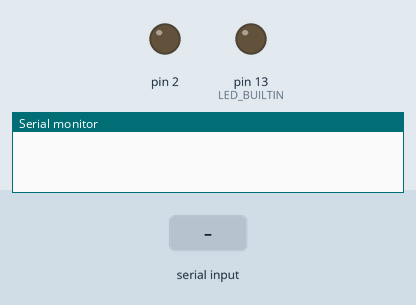
Recording of a program running on a simulated Arduino Uno, built with avr-gcc and run on an emulated ATmega328P. On the bench: output pins drawn as LEDs (lit = HIGH), the last lines printed to the serial monitor. Dashed ring = blinking. Inputs (shaded band) come from the test bench.

Above: at 2.2 s.
2.3 s: "1\n" received over Serial
At 10.3 s:
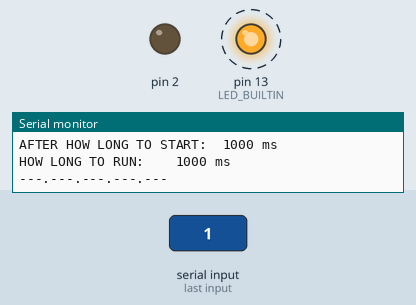
At 60.6 s:
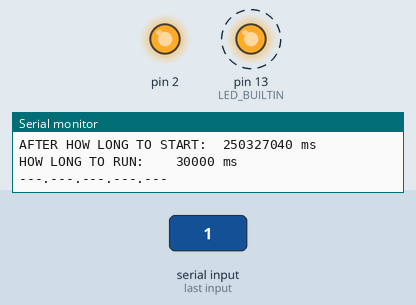
Timing chart, 0 to 62.5 s (numbered marks = the images above; inputs shaded):
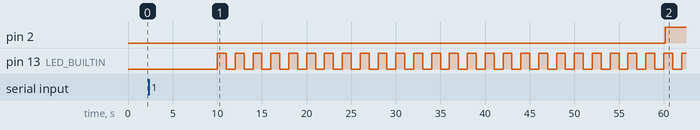

The program:

main.cpp
```cpp
#include <Arduino.h>
#include "./task/Device.hpp"
#include "./task/WaterPump.hpp"
#include "./task/Log.hpp"
#include "./task/Time.hpp"

typedef struct
{
    WaterPump *waterPump;
} componentDictionary;

const componentDictionary componentArray[]{
    new WaterPump("TEST", LED_BUILTIN, Time::second(1), Time::second(1), Time::second(10)),
    new WaterPump("RED-BLACK", 2, Time::hour(12), Time::second(30), Time::minute(1)),
    new WaterPump("YELLOW-GREEN", 4, Time::hour(12), Time::second(30), Time::minute(2)),
    new WaterPump("BLUE-WHITE", 7, Time::hour(12), Time::second(30), Time::minute(3))};

void setup()
{
    delay(1000);

    Log(9600);
    Log::message("SETUP PROGRAM");

    for (auto &i : componentArray)
    {
        auto component = i.waterPump;
        component->description();
    }
}

void loop()
{
    for (auto &i : componentArray)
    {
        auto current = i.waterPump;
        current->runTask();
    }
}
```

Actions.cpp
```cpp
#include "Actions.hpp"

Actions::Actions() {}

Actions::~Actions() {}

void Actions::switchOnPin(uint8_t pin)
{
    Log::message("ACTION:\tSwitch off pin:\t\t" + String(pin));
    pinMode(pin, OUTPUT);
    digitalWrite(pin, HIGH);
}

void Actions::switchOffPin(uint8_t pin)
{
    Log::message("ACTION:\tSwitch on pin:\t\t" + String(pin));
    pinMode(pin, OUTPUT);
    digitalWrite(pin, LOW);
}
```

Actions.hpp
```cpp
#if !defined(ACTIONS_HPP)
#define ACTIONS_HPP

#include <Arduino.h>
#include "Log.hpp"

class Actions
{
private:
    /* data */
public:
    Actions();
    ~Actions();
protected:
    virtual void switchOnPin(uint8_t pin) final;
    virtual void switchOffPin(uint8_t pin) final;
};

#endif // ACTIONS_HPP
```

Device.cpp
```cpp
#include "Device.hpp"

Device::Device(String id, uint8_t pin, unsigned long afterHowLongToStart, unsigned long howLongToRun)
{
    this->_id = id;
    this->_pin = pin;
    this->_afterHowLongToStart = afterHowLongToStart;
    this->_howLongToRun = howLongToRun;
}

Device::~Device()
{
}

/*void Device::task(void (*t)())
{
    _currentMillis = millis();
    if ((_isTurnOn == HIGH) && (_currentMillis - _previousMillis >= _afterHowLongToStart))
    {
        t();

        _previousMillis = _currentMillis; // Remember the time
    }
    else if ((_isTurnOn == LOW) && (_currentMillis - _previousMillis >= _howLongToRun))
    {
        t();

        _previousMillis = _currentMillis; // Remember the time
    }
}*/

void Device::turnSwitchPinOff()
{
    _isTurnOn = LOW;
    switchOnPin(_pin); // Turn it off
    description();
}

void Device::turnSwitchPinOn()
{
    _isTurnOn = HIGH;
    switchOffPin(_pin); // Turn it on
    description();
}

void Device::description()
{
}

void Device::runTask()
{
}

/*void Device::description()
{
    String status = _isTurnOn ? "YES" : "NO";
    String msg = "WATER_PUMP:\t\t\t" + String(_id) + "\nPIN N°:\t\t\t\t" + String(_pin) +
                 "\nIS TURN ON:\t\t\t" + status +
                 +"\nAFTER HOW LONG TO START:\t" + String(_afterHowLongToStart) + " ms" +
                 +"\nHOW LONG TO RUN:\t\t" + String(_howLongToRun) + " ms";

    Log::message(msg);
}*/

/*void Device::runTask()
{
    _currentMillis = millis();

    if ((_isTurnOn == HIGH) && (_currentMillis - _previousMillis >= _howLongToRun))
    {
        turnSwitchPinOff();

        _previousMillis = _currentMillis;
    }
    else if ((_isTurnOn == LOW) && (_currentMillis - _previousMillis >= _afterHowLongToStart))
    {
        turnSwitchPinOn();

        _previousMillis = _currentMillis;
    }
}*/
```

Device.hpp
```cpp
#if !defined(DEVICE)
#define DEVICE

#include <Arduino.h>
#include "Actions.hpp"
#include "Log.hpp"

class Device : public Actions
{
private:
    bool _isTurnOn = HIGH;
    uint8_t _pin;
    unsigned long _afterHowLongToStart;
    unsigned long _howLongToRun;
    unsigned long _currentMillis;
    unsigned long _previousMillis;
    String _id;
    String _description;
    //void task(void (*t)());
    void turnSwitchPinOn();
    void turnSwitchPinOff();

public:
    Device(String id, uint8_t pin, unsigned long afterHowLongToStart, unsigned long howLongToRun);
    ~Device();

    virtual void runTask();
    virtual void description();
};

#endif // DEVICE
```

Log.cpp
```cpp
#include "Log.hpp"

Log::Log(unsigned long baud)
{
    if (baud > 0)
        Serial.begin(baud);
    else
        Serial.begin(9600);
}

Log::~Log()
{
}

void Log::message(String msg, bool isFrameVisible)
{
    if (Serial.available())
    {
        Serial.print(msg);
        printFrame(isFrameVisible);
    }
}

void Log::printFrame(bool isFrameVisible)
{
    if (isFrameVisible)
    {
        Serial.print('\n');
        Serial.print(F("---.---.---.---.---"));
    }

    Serial.print("\n\n");
}

void Log::error(String msg, bool isFrameVisible)
{
    if (Serial.available())
    {
        printFrame(isFrameVisible);

        Serial.print("ERR: ");
        Serial.print(msg);
        Serial.print('\n');

        printFrame(isFrameVisible);
    }
}
```

Log.hpp
```cpp
#if !defined(LOG_HPP)
#define LOG_HPP

#include <Arduino.h>

class Log
{
private:
    static void printFrame(bool isFrameVisible);
public:
    Log(unsigned long);
    ~Log();

    static void message(String msg, bool isFrameVisible = true);
    static void error(String msg, bool isFrameVisible = true);
};

#endif // LOG_HPP
```

Time.cpp
```cpp
#include "Time.hpp"

Time::Time(/* args */)
{
}

Time::~Time()
{
}

unsigned long Time::day(uint8_t days)
{
    return days * DAY;
}

unsigned long Time::hour(uint8_t hours)
{
    return hours * HOUR;
}

unsigned long Time::minute(uint8_t minutes)
{
    return minutes * MINUTE;
}

unsigned long Time::second(uint8_t seconds)
{
    return seconds * SECOND;
}
```

Time.hpp
```cpp
#if !defined(TIME_HPP)
#define TIME_HPP

#include <Arduino.h>

class Time
{
private:
    static const unsigned long SECOND = 1000UL;
    static const unsigned long MINUTE = 60U * SECOND;
    static const unsigned long HOUR = 60U * MINUTE * SECOND;
    static const unsigned long DAY = 24U * HOUR * SECOND;

public:
    Time(/* args */);
    ~Time();

    static unsigned long day(uint8_t days);
    static unsigned long hour(uint8_t hours);
    static unsigned long minute(uint8_t minutes);
    static unsigned long second(uint8_t seconds);
};

#endif // TIME_HPP
```

WaterPump.cpp
```cpp
#include "WaterPump.hpp"

WaterPump::WaterPump(String id, uint8_t pin, unsigned long afterHowLongToStart, unsigned long howLongToRun, unsigned long offset)
{
    this->_id = id;
    this->_pin = pin;
    this->_afterHowLongToStart = afterHowLongToStart;
    this->_howLongToRun = howLongToRun;
    this->_offset = offset;
}

WaterPump::~WaterPump()
{
}

/*void WaterPump::task(void (*t)())
{
    _currentMillis = millis();
    if ((_isTurnOn == HIGH) && (_currentMillis - _previousMillis >= _afterHowLongToStart))
    {
        t();

        _previousMillis = _currentMillis; // Remember the time
    }
    else if ((_isTurnOn == LOW) && (_currentMillis - _previousMillis >= _howLongToRun))
    {
        t();

        _previousMillis = _currentMillis; // Remember the time
    }
}*/

void WaterPump::turnSwitchPinOff()
{
    _isTurnOn = LOW;
    switchOnPin(_pin); // Turn it off
    description();
}

void WaterPump::turnSwitchPinOn()
{
    _isTurnOn = HIGH;
    switchOffPin(_pin); // Turn it on
    description();
}

void WaterPump::description()
{
    String status = _isTurnOn ? "YES" : "NO";
    String msg = "WATER_PUMP:\t\t\t" + String(_id) + "\nPIN N°:\t\t\t\t" + String(_pin) + "\nIS TURN ON:\t\t\t" + status +
                 +"\nAFTER HOW LONG TO START:\t" + String(_afterHowLongToStart) + " ms" +
                 +"\nHOW LONG TO RUN:\t\t" + String(_howLongToRun) + " ms";

    Log::message(msg);
}

void WaterPump::runTask()
{
    _currentMillis = millis();

    if (_currentMillis <= _offset)
    {
        return;
    }

    if ((_isTurnOn == HIGH) && (_currentMillis - _previousMillis >= _howLongToRun))
    {
        turnSwitchPinOff();

        _previousMillis = _currentMillis;
    }
    else if ((_isTurnOn == LOW) && (_currentMillis - _previousMillis >= _afterHowLongToStart))
    {
        turnSwitchPinOn();

        _previousMillis = _currentMillis;
    }
}
```

WaterPump.hpp
```cpp
#if !defined(WATER_PUMP_HPP)
#define WATER_PUMP_HPP

#include <Arduino.h>
//#include "Device.hpp"
#include "Actions.hpp"
#include "Log.hpp"

class WaterPump : Actions
{
private:
    bool _isTurnOn = HIGH;
    uint8_t _pin;
    unsigned long _afterHowLongToStart;
    unsigned long _howLongToRun;
    unsigned long _currentMillis;
    unsigned long _previousMillis;
    unsigned long _offset;
    String _id;
    String _description;
    //void task(void (*t)());
    void turnSwitchPinOn();
    void turnSwitchPinOff();

public:
    WaterPump(String id, uint8_t pin, unsigned long afterHowLongToStart, unsigned long howLongToRun, unsigned long offset);
    ~WaterPump();
    //WaterPump::WaterPump(Device*);
    void runTask();
    void description();
};

#endif // WATER_PUMP_HPP
```
